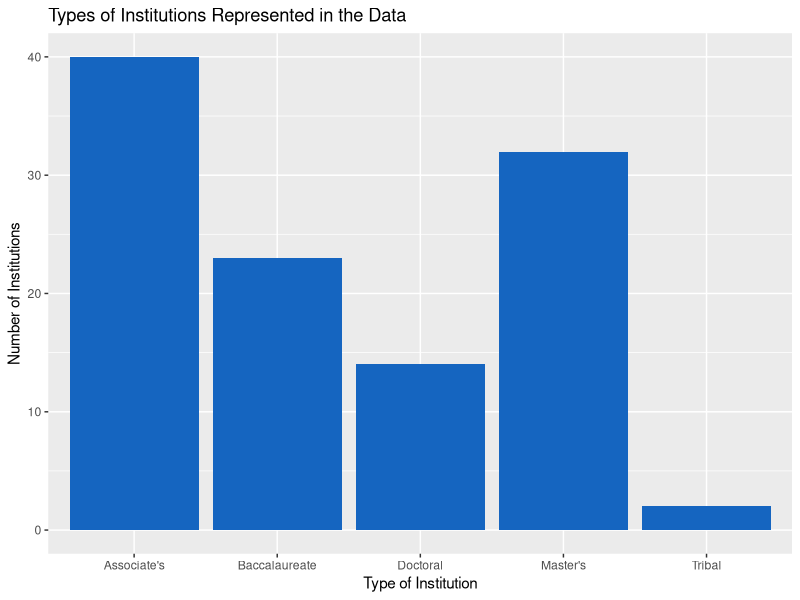
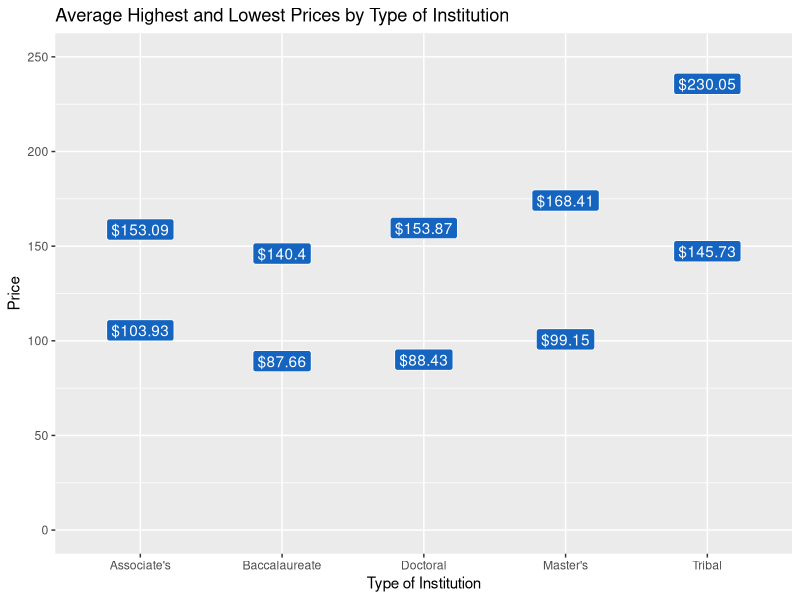
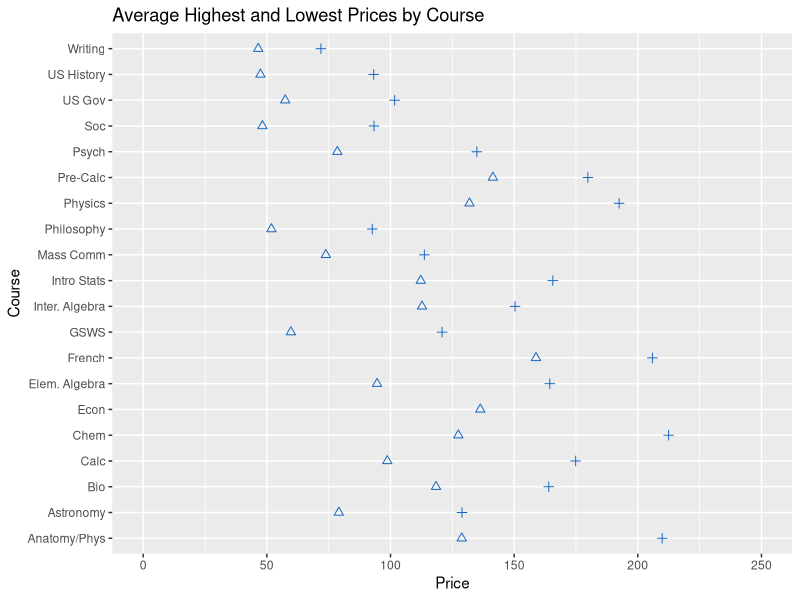
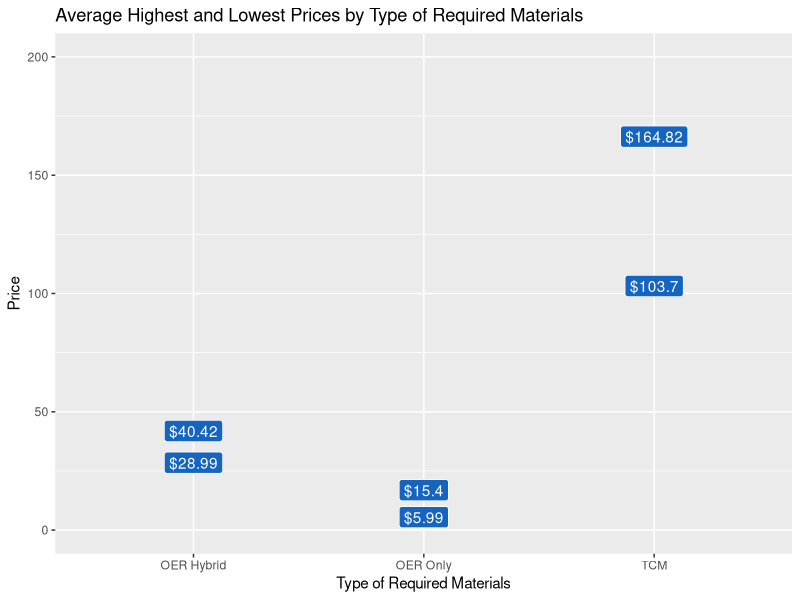
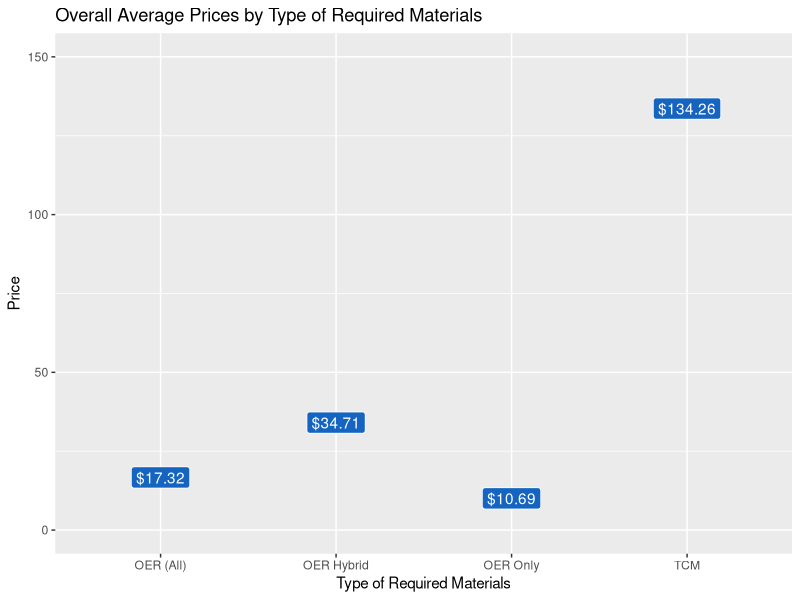
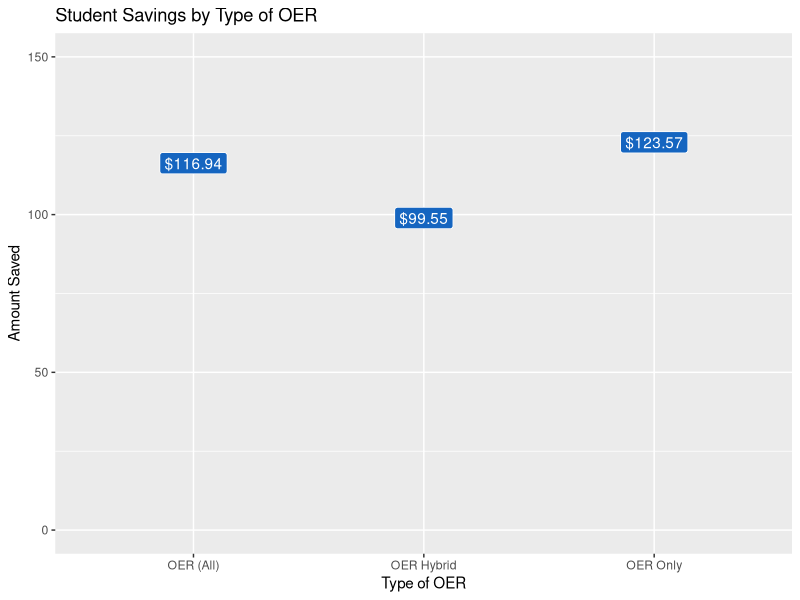
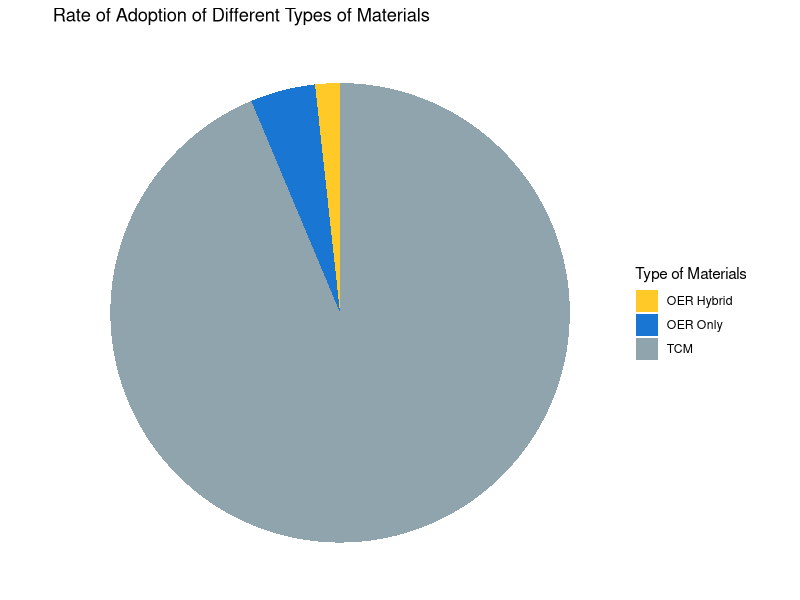

Source code (R) for these figures, in order:
## ---- chunk 1
knitr::opts_chunk$set(echo = FALSE, message = FALSE, warning = FALSE)
options(digits=5)
## ---- chunk 2
# Load utility functions
library(readr)
library(dplyr)
library(ggplot2)
library(kableExtra)
# Read in the data
df <- read_csv("cleaned-billion-dollars.csv")

# Exclude rows in the dataframe missing necessary data (e.g., the course wasn't offered at the institution that term)
df <- df %>% filter(!is.na(df$highest_price))

# Label Traditionally Copyrighted Materials (TCM)
df$oer[is.na(df$oer)] <- "TCM"

# Calculate the average of the highest and lowest price for each row in the data
df$avg_price <- ((df$highest_price + df$lowest_price) / 2)

# Calculate the average cost of (TCM)
tcm_cost_mean <- mean(df$avg_price[df$oer=="TCM"], na.rm = TRUE)

# Calculate the average cost of only open educational resources (OER)
oer_only_cost_mean <- mean(df$avg_price[df$oer=="OER Only"], na.rm = TRUE)

# Calculate the average cost of OER and associated homework platforms / value added services
oer_hybrid_cost_mean <- mean(df$avg_price[df$oer=="OER Hybrid"], na.rm = TRUE)

# Calculate the average cost of all OER
oer_all_cost_mean <- mean(df$avg_price[df$oer=="OER Hybrid" | df$oer=="OER Only"], na.rm = TRUE)

# Calculate average cost savings of OER without a VAS over TCM 
oer_only_savings <- tcm_cost_mean - oer_only_cost_mean

# Calculate average cost savings of OER with a VAS adoptions over TCM 
oer_hybrid_savings <- tcm_cost_mean - oer_hybrid_cost_mean

# Calculate average cost savings of all OER adoptions over TCM 
oer_all_savings <- tcm_cost_mean - oer_all_cost_mean

# Calculate the rate at which OER are adopted without VAS 
oer_only_adoption_rate <- (sum(df$oer=="OER Only", na.rm = TRUE)) / nrow(df)

# Calculate the rate at which OER are adopted with a VAS
oer_hybrid_adoption_rate <- (sum(df$oer=="OER Hybrid", na.rm = TRUE)) / nrow(df)

# Calculate the rate at which OER are adopted with or without a VAS
oer_all_adoption_rate <- (sum(df$oer=="OER Only", na.rm = TRUE) + sum(df$oer=="OER Hybrid", na.rm = TRUE)) / nrow(df)

blue_color <- "#1565c0"
## ---- chunk 3
# Types of institutions
t <- df %>%
  group_by(institution, institution_type) %>%
  summarise(high = mean(highest_price, na.rm = TRUE))

ggplot(t, aes(institution_type)) + geom_bar(fill = blue_color) +
  labs(x = "Type of Institution", y = "Number of Institutions", title = "Types of Institutions Represented in the Data")
## ---- chunk 4
highest_price_institution <- df %>% 
  group_by(institution_type) %>% 
  summarise(avg_highest_price = round(mean(highest_price, na.rm = TRUE), 2))

lowest_price_institution <- df %>% 
  group_by(institution_type) %>% 
  summarise(avg_lowest_price = round(mean(lowest_price, na.rm = TRUE), 2))

price_institution <- left_join(highest_price_institution, lowest_price_institution)

  ggplot(price_institution, aes(institution_type, avg_highest_price)) + 
    geom_label(aes(label=paste0("$", avg_highest_price)), vjust = 0, nudge_y = 0.1, fill = blue_color, colour = "white") +
    geom_label(data = price_institution, aes(institution_type, avg_lowest_price, label=paste0("$", avg_lowest_price)), vjust = 0, nudge_y = -4, fill = blue_color, colour = "white") +
    ylim(0, 250) +theme(legend.position="none") +
    labs(y = "Price", x = "Type of Institution", title = "Average Highest and Lowest Prices by Type of Institution")


## ---- chunk 5
highest_price_course <- df %>% 
  group_by(courses) %>% 
  summarise(avg_highest_price = round(mean(highest_price, na.rm = TRUE), 2))

lowest_price_course <- df %>% 
  group_by(courses) %>% 
  summarise(avg_lowest_price = round(mean(lowest_price, na.rm = TRUE), 2))

price_course <- left_join(highest_price_course, lowest_price_course)

  ggplot(price_course, aes(courses, avg_highest_price)) + geom_point(shape = 3, size = 2, colour = blue_color) + ylim(0, 250) +
    geom_point(data = price_course, aes(courses, avg_lowest_price), shape = 2, size = 2, colour = blue_color) + coord_flip() +
  labs(y = "Price", x = "Course", title = "Average Highest and Lowest Prices by Course")

## ---- chunk 6
highest_price_material <- df %>% 
  group_by(oer) %>% 
  summarise(avg_highest_price = round(mean(highest_price, na.rm = TRUE), 2))

lowest_price_material <- df %>% 
  group_by(oer) %>% 
  summarise(avg_lowest_price = round(mean(lowest_price, na.rm = TRUE), 2))

price_material <- left_join(highest_price_material, lowest_price_material)

  ggplot(price_material, aes(oer, avg_highest_price)) + 
    geom_label(aes(label=paste0("$", avg_highest_price)), vjust = 0, nudge_y = -3, fill = blue_color, colour = "white") +
    geom_label(data = price_material, aes(oer, avg_lowest_price, label=paste0("$", avg_lowest_price)), vjust = 0, nudge_y = -5, fill = blue_color, colour = "white") +
    ylim(0, 200) +theme(legend.position="none") +
  labs(y = "Price", x = "Type of Required Materials", title = "Average Highest and Lowest Prices by Type of Required Materials")

## ---- chunk 7
overall_price_labels <- c("TCM", "OER Only", "OER Hybrid", "OER (All)")
overall_avg_price <- c(tcm_cost_mean, oer_only_cost_mean, oer_hybrid_cost_mean, oer_all_cost_mean)
overall <- data.frame(overall_price_labels, overall_avg_price)
overall$overall_avg_price <- round(overall$overall_avg_price, 2)
colnames(overall)[1] <- "type_of_materials"

  ggplot(overall, aes(type_of_materials, overall_avg_price)) + 
    geom_label(aes(label=paste0("$",overall_avg_price)), vjust = 0, nudge_y = -4, fill = blue_color, colour = "white") +
    ylim(0, 150) +
 labs(y = "Price", x = "Type of Required Materials", title = "Overall Average Prices by Type of Required Materials")

## ---- chunk 8

savings_price_labels <- c("OER Only", "OER Hybrid", "OER (All)")
# savings_avg_price <- c(tcm_cost_mean, oer_only_cost_mean, oer_hybrid_cost_mean, oer_all_cost_mean)
savings_avg_savings <- c(round(oer_only_savings, 2), round(oer_hybrid_savings, 2), round(oer_all_savings, 2))
savings <- data.frame(savings_price_labels, savings_avg_savings)
colnames(savings)[1] <- "type_of_oer"
colnames(savings)[2] <- "avg_savings"

  ggplot(savings, aes(type_of_oer, avg_savings)) + 
    geom_label(aes(label=paste0("$", avg_savings)), vjust = 0, nudge_y = -4, fill = blue_color, colour = "white") +
    ylim(0, 150) +
 labs(y = "Amount Saved", x = "Type of OER", title = "Student Savings by Type of OER")

## ---- chunk 9
type_of_materials <- c("TCM", "OER Only", "OER Hybrid")
adoption_rate <- c(100 - (oer_all_adoption_rate * 100), oer_only_adoption_rate * 100, oer_hybrid_adoption_rate * 100)
results <- data.frame(type_of_materials, adoption_rate)
results$adoption_rate <- round(results$adoption_rate, 2)

ggplot(results, aes(x = "", y = adoption_rate, fill = type_of_materials)) +
  geom_bar(width = 1, stat = "identity") +
  coord_polar("y", start=0) + 
  scale_fill_manual(values=c("#ffca28", "#1976d2", "#90a4ae"))  +
  theme_void() +
  labs(x = "", y = "", fill = "Type of Materials", title = "Rate of Adoption of Different Types of Materials")

## ---- chunk 10
results %>% 
kable() %>%
kable_styling()
